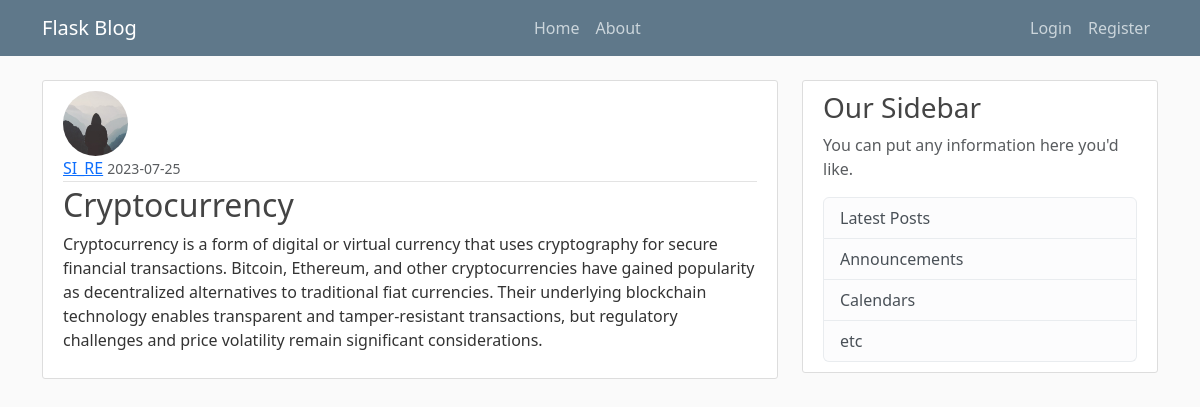
Screenshot of /post/20 with the database file from the repository.
### FlaskBlog/models.py (models this page shows, shortened)
class User(db.Model, UserMixin):
    id = db.Column(db.Integer, primary_key=True)
    username = db.Column(db.String(20), unique=True, nullable=False)
    email = db.Column(db.String(120), unique=True, nullable=False)
    image_file = db.Column(db.String(20), nullable=False, default='default.jpg')
    password = db.Column(db.String(60), nullable=False)
    posts = db.relationship('Post', backref='author', lazy=True)

class Post(db.Model):
    id = db.Column(db.Integer, primary_key=True)
    title = db.Column(db.String(100), nullable=False)
    date_posted = db.Column(db.DateTime, nullable=False, default=datetime.utcnow)
    content = db.Column(db.Text, nullable=False)
    user_id = db.Column(db.Integer, db.ForeignKey('user.id'), nullable=False)

### FlaskBlog/routes.py (the view)
@app.route("/post/<int:post_id>")
def post(post_id):
    post = Post.query.get_or_404(post_id)
    return render_template('post.html', title=post.title, post=post, legend='New Post')

### FlaskBlog/templates/post.html (shortened to what this page needs)
{% extends "Layout.html" %}
{% block content %}
    <article class="media content-section">
      <img class="rounded-circle article-img" src="{{ url_for('static', filename='profile_pic/' + post.author.image_file) }}">
      <div class="media-body">
        <div class="article-metadata">
          <a class="mr-2" href="{{ url_for('user_posts', username=post.author.username) }}">{{ post.author.username }}</a>
          <small class="text-muted">{{ post.date_posted.strftime('%Y-%m-%d') }}</small>
        </div>
        <h2 class="article-title">{{ post.title }}</h2>
        <p class="article-content">{{ post.content }}</p>
      </div>
    </article>
{% endblock content%}

### FlaskBlog/static/main.css (style rules this page uses)
body { background: #fafafa; color: #333333; margin-top: 5rem; }
h1, h2, h3, h4, h5, h6 { color: #444444; }
.content-section { background: #ffffff; padding: 10px 20px; border: 1px solid #dddddd; border-radius: 3px; margin-bottom: 20px; }
.article-title { color: #444444; }
.article-content { white-space: pre-line; }
.article-img { height: 65px; width: 65px; margin-right: 16px; }
.article-metadata { padding-bottom: 1px; margin-bottom: 4px; border-bottom: 1px solid #e3e3e3 }

### rows the page displays
User: image_file (placeholder picture), author.username "SI_RE"
Post: date_posted "2023-07-25", title "Cryptocurrency", content "Cryptocurrency is a form of digital or virtual currency that uses cryptography for secure financial transactions. Bitcoin, Ethereum, and other cryptocurrencies have gained popularity as decentralized alternatives to traditional fiat currencies. Their underlying blockchain technology enables transparent and tamper-resistant transactions, but regulatory challenges and price volatility remain significant considerations."
